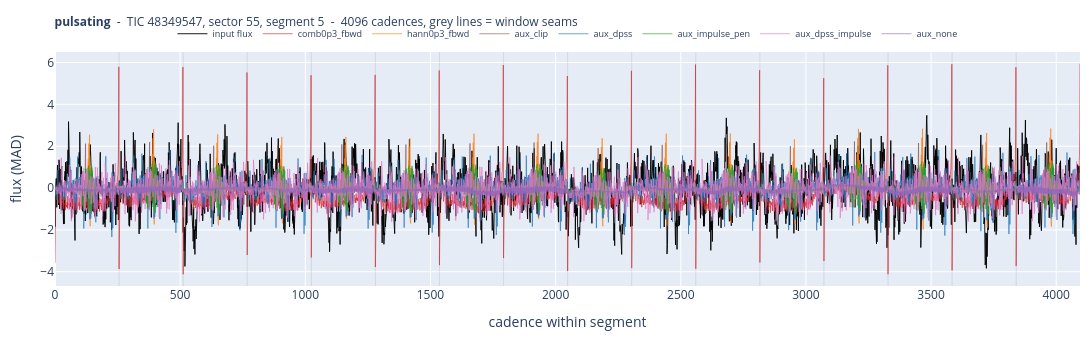

The notebook cell this image was saved under:
### Code cell
plot_class("pulsating")

### Figure 1 — Plotly figure (JSON) as saved in the notebook; plotly's stock layout.template omitted (floating-point values rounded to 4 significant figures; data arrays with more than 128 entries replaced by an {"elided": "..."} marker saying what was removed)
{"data": [{"line": {"color": "black", "width": 0.9}, "mode": "lines", "name": "input flux", "type": "scatter", "y": {"elided": "4096 float values"}}, {"line": {"color": "#d62728", "width": 0.7}, "mode": "lines", "name": "comb0p3_fbwd", "opacity": 0.9, "type": "scatter", "y": {"elided": "4096 float values"}}, {"line": {"color": "#ff7f0e", "width": 0.7}, "mode": "lines", "name": "hann0p3_fbwd", "opacity": 0.9, "type": "scatter", "y": {"elided": "4096 float values"}}, {"line": {"color": "#8c564b", "width": 0.7}, "mode": "lines", "name": "aux_clip", "opacity": 0.9, "type": "scatter", "y": {"elided": "4096 float values"}}, {"line": {"color": "#1f77b4", "width": 0.7}, "mode": "lines", "name": "aux_dpss", "opacity": 0.9, "type": "scatter", "y": {"elided": "4096 float values"}}, {"line": {"color": "#2ca02c", "width": 0.7}, "mode": "lines", "name": "aux_impulse_pen", "opacity": 0.9, "type": "scatter", "y": {"elided": "4096 float values"}}, {"line": {"color": "#e377c2", "width": 0.7}, "mode": "lines", "name": "aux_dpss_impulse", "opacity": 0.9, "type": "scatter", "y": {"elided": "4096 float values"}}, {"line": {"color": "#9467bd", "width": 0.7}, "mode": "lines", "name": "aux_none", "opacity": 0.9, "type": "scatter", "y": {"elided": "4096 float values"}}], "layout": {"height": 340, "hovermode": "x unified", "legend": {"font": {"size": 9}, "orientation": "h", "x": 0.5, "xanchor": "center", "y": 1.14}, "margin": {"b": 38, "l": 55, "r": 12, "t": 52}, "shapes": [{"line": {"color": "rgba(120,120,120,0.35)", "width": 0.5}, "type": "line", "x0": 256, "x1": 256, "xref": "x", "y0": 0, "y1": 1, "yref": "y domain"}, {"line": {"color": "rgba(120,120,120,0.35)", "width": 0.5}, "type": "line", "x0": 512, "x1": 512, "xref": "x", "y0": 0, "y1": 1, "yref": "y domain"}, {"line": {"color": "rgba(120,120,120,0.35)", "width": 0.5}, "type": "line", "x0": 768, "x1": 768, "xref": "x", "y0": 0, "y1": 1, "yref": "y domain"}, {"line": {"color": "rgba(120,120,120,0.35)", "width": 0.5}, "type": "line", "x0": 1024, "x1": 1024, "xref": "x", "y0": 0, "y1": 1, "yref": "y domain"}, {"line": {"color": "rgba(120,120,120,0.35)", "width": 0.5}, "type": "line", "x0": 1280, "x1": 1280, "xref": "x", "y0": 0, "y1": 1, "yref": "y domain"}, {"line": {"color": "rgba(120,120,120,0.35)", "width": 0.5}, "type": "line", "x0": 1536, "x1": 1536, "xref": "x", "y0": 0, "y1": 1, "yref": "y domain"}, {"line": {"color": "rgba(120,120,120,0.35)", "width": 0.5}, "type": "line", "x0": 1792, "x1": 1792, "xref": "x", "y0": 0, "y1": 1, "yref": "y domain"}, {"line": {"color": "rgba(120,120,120,0.35)", "width": 0.5}, "type": "line", "x0": 2048, "x1": 2048, "xref": "x", "y0": 0, "y1": 1, "yref": "y domain"}, {"line": {"color": "rgba(120,120,120,0.35)", "width": 0.5}, "type": "line", "x0": 2304, "x1": 2304, "xref": "x", "y0": 0, "y1": 1, "yref": "y domain"}, {"line": {"color": "rgba(120,120,120,0.35)", "width": 0.5}, "type": "line", "x0": 2560, "x1": 2560, "xref": "x", "y0": 0, "y1": 1, "yref": "y domain"}, {"line": {"color": "rgba(120,120,120,0.35)", "width": 0.5}, "type": "line", "x0": 2816, "x1": 2816, "xref": "x", "y0": 0, "y1": 1, "yref": "y domain"}, {"line": {"color": "rgba(120,120,120,0.35)", "width": 0.5}, "type": "line", "x0": 3072, "x1": 3072, "xref": "x", "y0": 0, "y1": 1, "yref": "y domain"}, {"line": {"color": "rgba(120,120,120,0.35)", "width": 0.5}, "type": "line", "x0": 3328, "x1": 3328, "xref": "x", "y0": 0, "y1": 1, "yref": "y domain"}, {"line": {"color": "rgba(120,120,120,0.35)", "width": 0.5}, "type": "line", "x0": 3584, "x1": 3584, "xref": "x", "y0": 0, "y1": 1, "yref": "y domain"}, {"line": {"color": "rgba(120,120,120,0.35)", "width": 0.5}, "type": "line", "x0": 3840, "x1": 3840, "xref": "x", "y0": 0, "y1": 1, "yref": "y domain"}], "title": {"font": {"size": 12}, "text": "<b>pulsating</b>  -  TIC 48349547, sector 55, segment 5  -  4096 cadences, grey lines = window seams"}, "width": 1550, "xaxis": {"title": {"text": "cadence within segment"}}, "yaxis": {"title": {"text": "flux (MAD)"}}}}
